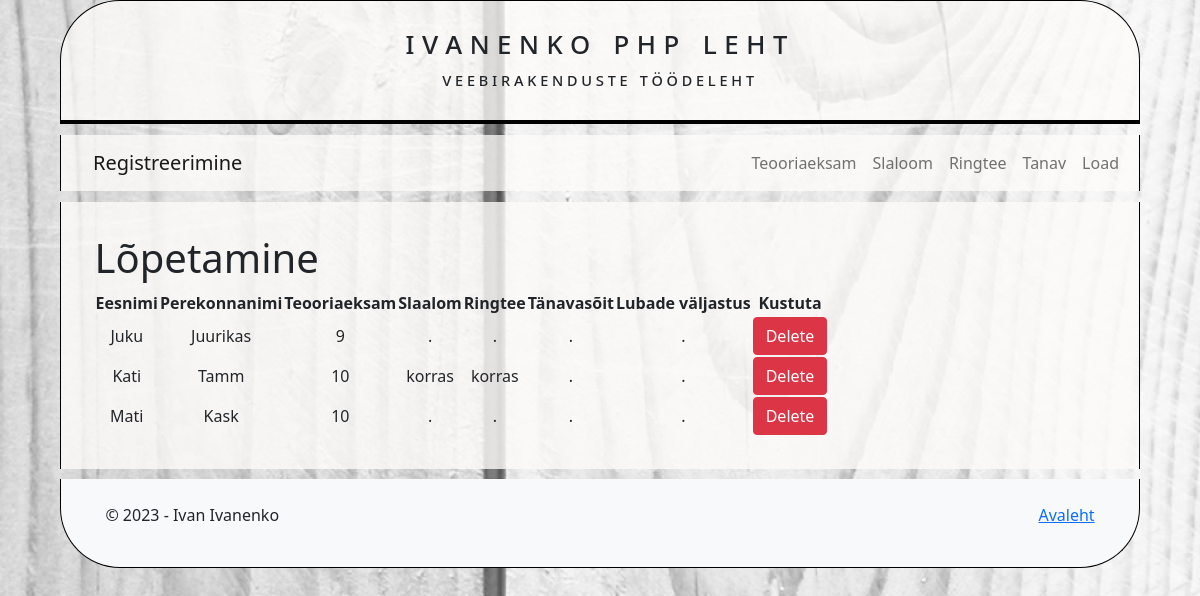
The app's page /content/Jalgrattaeksam/lubadeleht.php with its own data.
### tables this page shows
CREATE TABLE jalgrattaeksam(
                               id INT NOT NULL AUTO_INCREMENT PRIMARY KEY,
                               eesnimi VARCHAR(30),
                               perekonnanimi VARCHAR(30),
                               teooriatulemus INT DEFAULT -1,
                               slaalom INT DEFAULT -1,
                               ringtee INT DEFAULT -1,
                               t2nav INT DEFAULT -1,
                               luba INT DEFAULT -1
);

### content/Jalgrattaeksam/lubadeleht.php (the view, shortened to what this page needs)
<?php
require_once("../../config/conf.php");
function asenda($nr){
    if ($nr == -1) {
        return ".";
    } elseif ($nr == 1) {
        return "korras";
    } elseif ($nr == 2) {
        return "ebaõnnestunud";
    } else {
        return "Tundmatu number";
    }
}
$kask = $yhendus->prepare(
    "SELECT id, eesnimi, perekonnanimi, teooriatulemus, slaalom, ringtee, t2nav, luba FROM jalgrattaeksam");
$kask->bind_result($id, $eesnimi, $perekonnanimi, $teooriatulemus, $slaalom, $ringtee, $t2nav, $luba);
$kask->execute();
?>
<!doctype html>
<html lang="et">
<?php
include ("header.php")
?>
<?php
include ("navigation.php")
?>
<head>
    <link rel="stylesheet" type="text/css" href="../../css/style_second_design.css">
    <link rel="stylesheet" href="../../css/bootstrap.min.css">
</head>
<body>
<main>
    <div class="container-fluid">
    <h1>Lõpetamine</h1>
    <table>
        <tr>
            <th>Eesnimi</th>
            <th>Perekonnanimi</th>
            <th>Teooriaeksam</th>
            <th>Slaalom</th>
            <th>Ringtee</th>
            <th>Tänavasõit</th>
            <th>Lubade väljastus</th>
            <th>Kustuta</th>
        </tr>
        <?php
        while ($kask->fetch()) {
            $asendatud_slaalom = asenda($slaalom);
            $asendatud_ringtee = asenda($ringtee);
            $asendatud_t2nav = asenda($t2nav);
            $loalahter = ".";
            echo "
 <tr>
 <td>$eesnimi</td>
 <td>$perekonnanimi</td>
 <td>$teooriatulemus</td>
 <td>$asendatud_slaalom</td>
 <td>$asendatud_ringtee</td>
 <td>$asendatud_t2nav</td>
 <td>$loalahter</td>
 <td>";
            echo "<a href='lubadeleht.php?kustuta=$id'
                onclick=\"return confirm('Kas ikka soovid kustutada?')\">
                <button type='button' class='btn btn-danger'>Delete</button></a>";
            echo "</td>
 </tr>
 ";
        }
        ?>
    </table>
    </div>
</main>
<?php
include ("footer.php")
?>
</body>
</html>

### css/style_second_design.css (style rules this page uses)
html body { height:100%; }
body { background-image:url(../pictures/background.jpg); color:#2F4F4F; font-family:'Comic Sans MS', serif; padding-left:5%; padding-right:5%; display:flex; flex-direction:column; justify-content:center; align-items:center; height:100vh; }
main { margin-top:1%; width:100%; background-color:rgba(254,252,251,0.8); border-left:solid 1pt #000; border-right:solid 1pt #000; padding:3% 2%; }
table { text-align: center; }

### records on screen
jalgrattaeksam: eesnimi "Juku", perekonnanimi "Juurikas", teooriatulemus "9", slaalom ".", ringtee ".", t2nav ".", loalahter "."
jalgrattaeksam: eesnimi "Kati", perekonnanimi "Tamm", teooriatulemus "10", slaalom "korras", ringtee "korras", t2nav ".", loalahter "."
jalgrattaeksam: eesnimi "Mati", perekonnanimi "Kask", teooriatulemus "10", slaalom ".", ringtee ".", t2nav ".", loalahter "."
